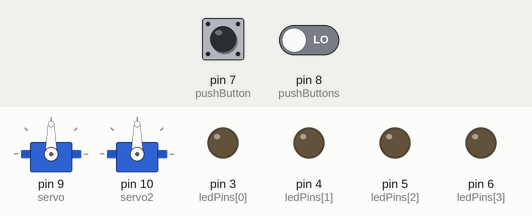
The sketch below on a simulated Arduino Uno, built with avr-gcc and run on an emulated ATmega328P. Parts: 2 × servo, output pins drawn as LEDs (lit = HIGH). Dashed ring = blinking. The inputs (shaded band) are chosen by the test bench; at power-on: pin 7 (pushButton) HIGH, pin 8 (pushButtons) LOW. What the sketch prints to the serial monitor is not drawn.

Above: at 1.2 s.
1.3 s: pin 7 (pushButton) pulled LOW for 0.15 s
At 2.1 s:
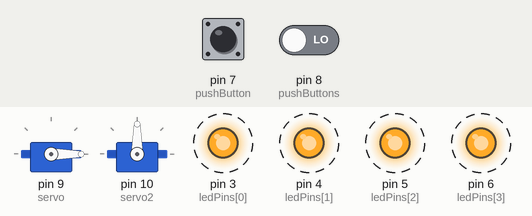
4.3 s: pin 7 (pushButton) driven LOW and pin 8 (pushButtons) driven HIGH
7.3 s: pin 7 (pushButton) driven HIGH
At 9.1 s:
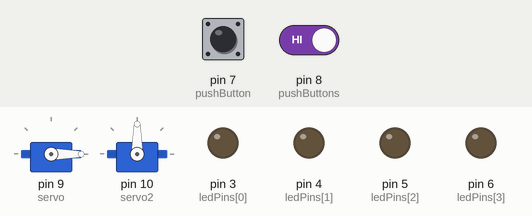
10.1 s: pin 7 (pushButton) driven LOW
At 10.2 s:
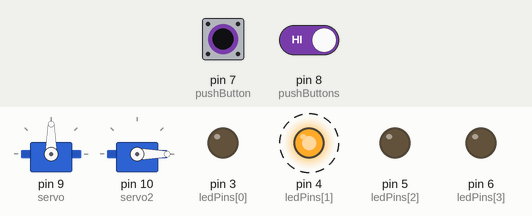
13.1 s: pin 8 (pushButtons) driven LOW
At 15.3 s:
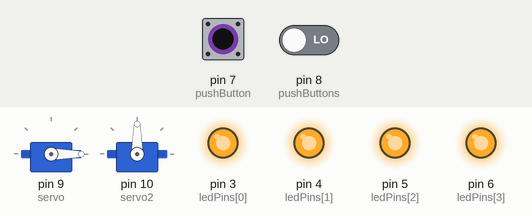
Timing chart, 0 to 16.8 s (numbered marks = the images above; inputs shaded):
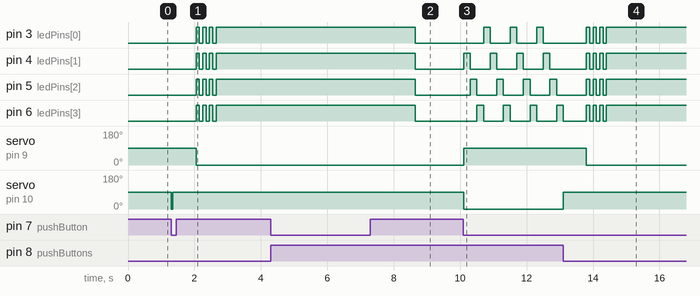

The sketch:

Arduino1.ino
```cpp
#include <Servo.h>
const int pushButton = 7;
const int pushButtons = 8;
const int ledPins[] = {3, 4, 5, 6};
int ledIndex = 0;
unsigned long previousMillis = 0;
const long interval = 200;
Servo servo;
Servo servo2;
int pos=0;

void setup() {
    Serial.begin(9600);
    pinMode(pushButton, INPUT);
    pinMode(pushButtons, INPUT);
    servo.attach(9,500,2500);
    servo2.attach(10,500,2500);

    for(int i = 0; i < 4; i++) {
        pinMode(ledPins[i], OUTPUT);
    }
}

void loop() {
    int buttonState = digitalRead(pushButton);
    Serial.println(buttonState);
    if(buttonState == 0) {
        // 持续循环，直到按钮2被按下
        servo.write(90);
        servo2.write(0);
        while(digitalRead(pushButtons) != 0) {

            unsigned long currentMillis = millis();
            if(currentMillis - previousMillis >= interval) {
                previousMillis = currentMillis;
                digitalWrite(ledPins[ledIndex], LOW);
                ledIndex = (ledIndex + 1) % 4;
                digitalWrite(ledPins[ledIndex], HIGH);
            }
        }
        anotherFunction();

    }
}

void anotherFunction() {
    Serial.println("按钮2被按下，进入另一个功能");
    for(int i = 0; i < 4; i++) {
        digitalWrite(ledPins[i], LOW);
    }
      servo2.write(90);
      delay(700);
      servo.write(0);
      delay(1);

    digitalWrite(3, HIGH);
    digitalWrite(4, HIGH);
    digitalWrite(5, HIGH);
    digitalWrite(6, HIGH);
    delay(100);
    digitalWrite(3, LOW);
    digitalWrite(4, LOW);
    digitalWrite(5, LOW);
    digitalWrite(6, LOW);
     delay(100);
    digitalWrite(3, HIGH);
    digitalWrite(4, HIGH);
    digitalWrite(5, HIGH);
    digitalWrite(6, HIGH);
    delay(100);
    digitalWrite(3, LOW);
    digitalWrite(4, LOW);
    digitalWrite(5, LOW);
    digitalWrite(6, LOW);
     delay(100);
    digitalWrite(3, HIGH);
    digitalWrite(4, HIGH);
    digitalWrite(5, HIGH);
    digitalWrite(6, HIGH);
    delay(100);
    digitalWrite(3, LOW);
    digitalWrite(4, LOW);
    digitalWrite(5, LOW);
    digitalWrite(6, LOW);
     delay(100);
    digitalWrite(3, HIGH);
    digitalWrite(4, HIGH);
    digitalWrite(5, HIGH);
    digitalWrite(6, HIGH);
    delay(6000);
    digitalWrite(3, LOW);
    digitalWrite(4, LOW);
    digitalWrite(5, LOW);
    digitalWrite(6, LOW);
    return;
}
```

Measured:
- after the input at 1.3 s, pin 3 (ledPins[0]), pin 4 (ledPins[1]), pin 5 (ledPins[2]), pin 6 (ledPins[3]): alternates HIGH for 0.10 s and LOW for 0.10 s, 7 changes in all, then stays HIGH, starting after 0.75 s; servo on pin 9 (servo): 90° → 0° after 0.75 s; servo on pin 10 (servo2): 90° → 0° at once, → 90° 0.04 s later
- after the input at 4.3 s, every drawn part: stays the same
- after the input at 7.3 s, pin 3 (ledPins[0]), pin 5 (ledPins[2]), pin 6 (ledPins[3]): goes on until 8.7 s, then stays LOW; servo on pin 9 (servo): stays 0° (without the input it goes to 90° after 1.4 s); servo on pin 10 (servo2): stays 90° (without the input it goes to 0° after 1.4 s)
- after the input at 10.1 s, pin 3 (ledPins[0]): alternates HIGH for 0.20 s and LOW for 0.60 s, starting after 0.61 s; pin 4 (ledPins[1]): alternates HIGH for 0.20 s and LOW for 0.60 s, starting at once
- after the input at 13.1 s, pin 3 (ledPins[0]), pin 4 (ledPins[1]), pin 5 (ledPins[2]): alternates HIGH for 0.10 s and LOW for 0.10 s, 7 changes in all, then stays HIGH, starting after 0.70 s; servo on pin 9 (servo): 90° → 0° after 0.70 s; servo on pin 10 (servo2): 0° → 90° at once
